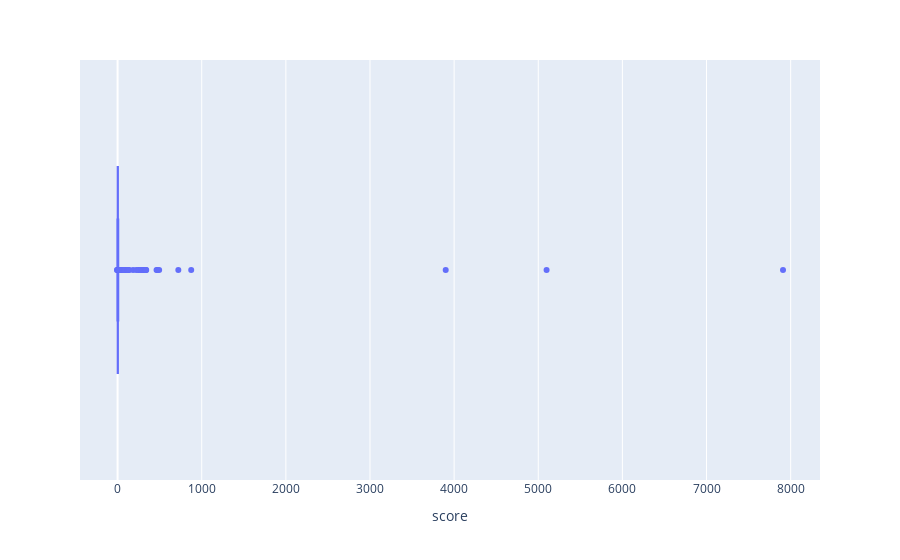

Source (notebook cell):
### Code cell
# visualize impact score
fig2 = px.box(df.score, x='score')
fig2.show()

### Figure 1 — Plotly figure (JSON) as saved in the notebook; plotly's stock layout.template omitted (floating-point values rounded to 4 significant figures; data arrays with more than 128 entries replaced by an {"elided": "..."} marker saying what was removed)
{"data": [{"alignmentgroup": "True", "hovertemplate": "score=%{x}<extra></extra>", "legendgroup": "", "marker": {"color": "#636efa"}, "name": "", "notched": false, "offsetgroup": "", "orientation": "h", "showlegend": false, "type": "box", "x": {"elided": "1258 int values"}, "x0": " ", "xaxis": "x", "y0": " ", "yaxis": "y"}], "layout": {"boxmode": "group", "legend": {"tracegroupgap": 0}, "margin": {"t": 60}, "xaxis": {"anchor": "y", "domain": [0, 1], "title": {"text": "score"}}, "yaxis": {"anchor": "x", "domain": [0, 1]}}}
